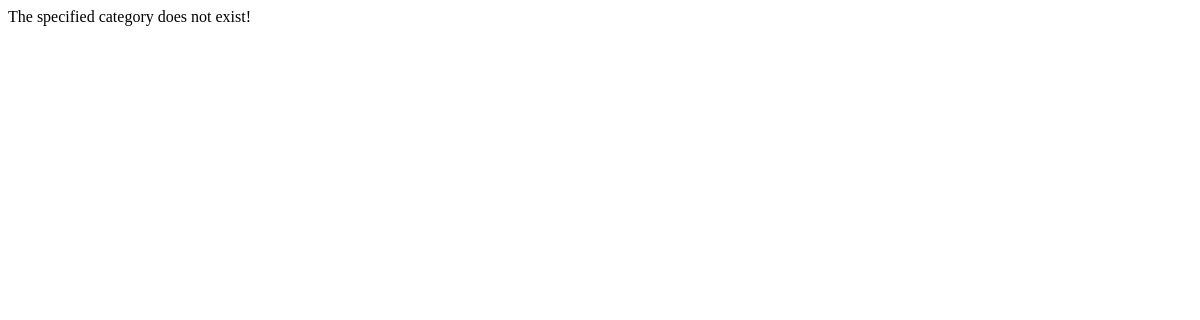
/rango/category/python/, run on an earlier commit of the app's database.
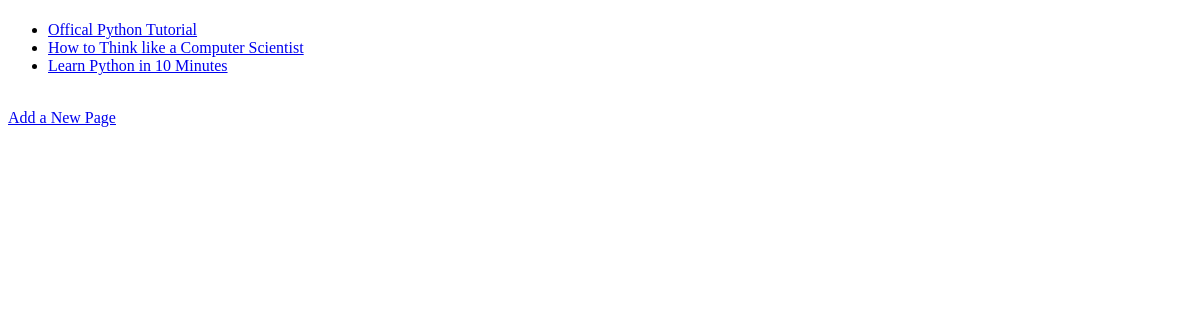
And on a later commit of the database.
### rango/models.py (models this page shows, shortened)
class Page(models.Model):
    category = models.ForeignKey(Category)
    title = models.CharField(max_length=128)
    url = models.URLField()
    views = models.IntegerField(default=0)

### rango/views.py (the view)
# urls.py: url(r'^category/(?P<category_name_slug>[\w\-]+)/$', views.category, name='category'),
def category(request, category_name_slug):
    context_dict = {}
    try:
        category = Category.objects.get(slug=category_name_slug)
        context_dict['categry_name'] = category.name
        pages = Page.objects.filter(category=category)
        context_dict['pages'] = pages
        context_dict['category'] = category
        context_dict['category_name_slug'] = category_name_slug
    except Category.DoesNotExist:
        pass
    return render(request, 'rango/category.html', context_dict)

### templates/rango/category.html (shortened to what this page needs)
<!DOCTYPE html>
<html>
    <head>
    </head>
    <body>
        {% if category %}
            {% if pages %}
            <ul>
                {% for page in pages %}
                <li><a href="{{ page.url }}">{{ page.title }}</a></li>
                {% endfor %}
            </ul>
            {% else %}
                <strong>No pages currently in category.</strong>
            {% endif %}
            <a href="/rango/category/{{ category_name_slug }}/add_page/">Add a New Page</a><br />
        {% else %}
            The specified category {{ category_name }} does not exist!
        {% endif %}
    </body>
</html>

What changed in the data, as far as the page shows it:
added Page: title "Offical Python Tutorial"
added Page: title "How to Think like a Computer Scientist"
added Page: title "Learn Python in 10 Minutes"
Also different on the page:
text no longer shown: "The specified category does not exist!"
text now shown: "Add a New Page"
